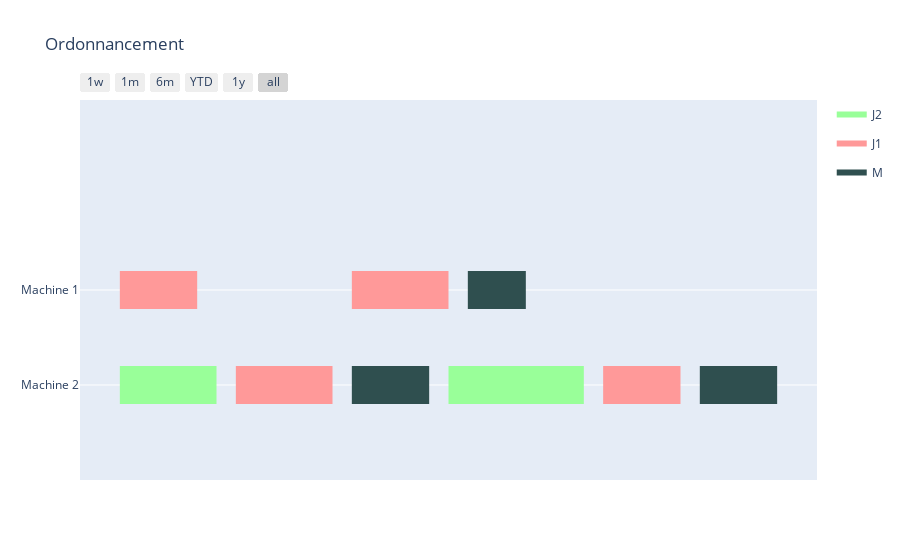

The notebook cell this image was saved under:
### Code cell
creerDiagrammeGantt(solution, tempsDebut, dureeOperations, maintenances, couleurMachines)

### Figure 1 — Plotly figure (JSON) as saved in the notebook; plotly's stock layout.template omitted (floating-point values rounded to 4 significant figures)
{"data": [{"fill": "toself", "fillcolor": "rgb(153, 255, 153)", "hoverinfo": "name", "legendgroup": "rgb(153, 255, 153)", "mode": "none", "name": "J2", "type": "scatter", "x": ["2024-06-01", "2024-06-06", "2024-06-06", "2024-06-01", "2024-06-01", "2024-06-18", "2024-06-25", "2024-06-25", "2024-06-18"], "y": [-0.2, -0.2, 0.2, 0.2, null, -0.2, -0.2, 0.2, 0.2]}, {"fill": "toself", "fillcolor": "rgb(255, 153, 153)", "hoverinfo": "name", "legendgroup": "rgb(255, 153, 153)", "mode": "none", "name": "J1", "type": "scatter", "x": ["2024-06-01", "2024-06-05", "2024-06-05", "2024-06-01", "2024-06-01", "2024-06-07", "2024-06-12", "2024-06-12", "2024-06-07", "2024-06-07", "2024-06-13", "2024-06-18", "2024-06-18", "2024-06-13", "2024-06-13", "2024-06-26", "2024-06-30", "2024-06-30", "2024-06-26"], "y": [0.8, 0.8, 1.2, 1.2, null, -0.2, -0.2, 0.2, 0.2, null, 0.8, 0.8, 1.2, 1.2, null, -0.2, -0.2, 0.2, 0.2]}, {"fill": "toself", "fillcolor": "rgb(47, 79, 79)", "hoverinfo": "name", "legendgroup": "rgb(47, 79, 79)", "mode": "none", "name": "M", "type": "scatter", "x": ["2024-06-19", "2024-06-22", "2024-06-22", "2024-06-19", "2024-06-19", "2024-06-13", "2024-06-15", "2024-06-15", "2024-06-13", "2024-06-13", "2024-06-13", "2024-06-17", "2024-06-17", "2024-06-13", "2024-06-13", "2024-06-13", "2024-06-16", "2024-06-16", "2024-06-13", "2024-06-13", "2024-07-01", "2024-07-03", "2024-07-03", "2024-07-01", "2024-07-01", "2024-07-01", "2024-07-05", "2024-07-05", "2024-07-01", "2024-07-01", "2024-07-01", "2024-07-04", "2024-07-04", "2024-07-01"], "y": [0.8, 0.8, 1.2, 1.2, null, -0.2, -0.2, 0.2, 0.2, null, -0.2, -0.2, 0.2, 0.2, null, -0.2, -0.2, 0.2, 0.2, null, -0.2, -0.2, 0.2, 0.2, null, -0.2, -0.2, 0.2, 0.2, null, -0.2, -0.2, 0.2, 0.2]}, {"legendgroup": "rgb(153, 255, 153)", "marker": {"color": "rgb(153, 255, 153)", "opacity": 0, "size": 1}, "mode": "markers", "name": "", "showlegend": false, "text": [null, null, null, null], "type": "scatter", "x": ["2024-06-01", "2024-06-06", "2024-06-18", "2024-06-25"], "y": [0, 0, 0, 0]}, {"legendgroup": "rgb(255, 153, 153)", "marker": {"color": "rgb(255, 153, 153)", "opacity": 0, "size": 1}, "mode": "markers", "name": "", "showlegend": false, "text": [null, null, null, null, null, null, null, null], "type": "scatter", "x": ["2024-06-01", "2024-06-05", "2024-06-07", "2024-06-12", "2024-06-13", "2024-06-18", "2024-06-26", "2024-06-30"], "y": [1, 1, 0, 0, 1, 1, 0, 0]}, {"legendgroup": "rgb(47, 79, 79)", "marker": {"color": "rgb(47, 79, 79)", "opacity": 0, "size": 1}, "mode": "markers", "name": "", "showlegend": false, "text": [null, null, null, null, null, null, null, null, null, null, null, null, null, null], "type": "scatter", "x": ["2024-06-19", "2024-06-22", "2024-06-13", "2024-06-15", "2024-06-13", "2024-06-17", "2024-06-13", "2024-06-16", "2024-07-01", "2024-07-03", "2024-07-01", "2024-07-05", "2024-07-01", "2024-07-04"], "y": [1, 1, 0, 0, 0, 0, 0, 0, 0, 0, 0, 0, 0, 0]}], "layout": {"autosize": true, "hovermode": "closest", "showlegend": true, "title": {"text": "Ordonnancement"}, "xaxis": {"autorange": true, "range": ["2024-05-29 23:23:49.3545", "2024-07-07 00:36:10.6455"], "rangeselector": {"buttons": [{"count": 7, "label": "1w", "step": "day", "stepmode": "backward"}, {"count": 1, "label": "1m", "step": "month", "stepmode": "backward"}, {"count": 6, "label": "6m", "step": "month", "stepmode": "backward"}, {"count": 1, "label": "YTD", "step": "year", "stepmode": "todate"}, {"count": 1, "label": "1y", "step": "year", "stepmode": "backward"}, {"step": "all"}]}, "showgrid": true, "tickvals": [], "type": "date", "zeroline": false}, "yaxis": {"autorange": false, "range": [-1, 3], "showgrid": true, "ticktext": ["Machine 2", "Machine 1"], "tickvals": [0, 1], "type": "linear", "zeroline": false}}}
